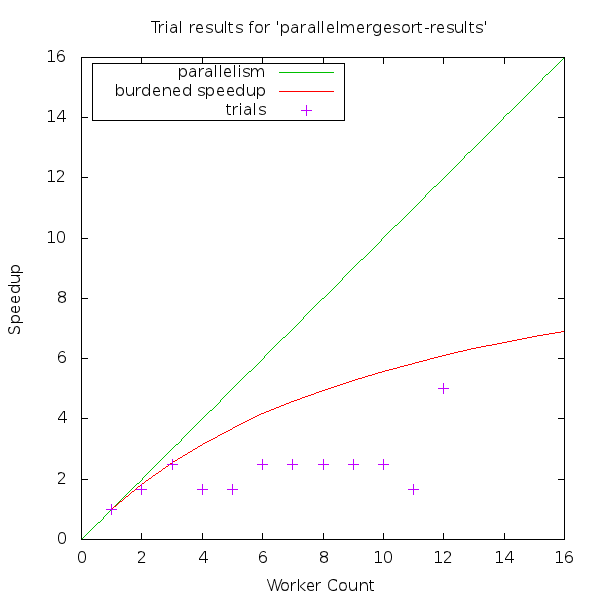

Reproduce this figure in gnuplot.
set terminal png size 600, 600
set output "parallelmergesort-results.png"
set datafile separator ","
set size square 1.0, 1.0
set title "Trial results for 'parallelmergesort-results'"
set xlabel "Worker Count" 
set ylabel "Speedup" 
set key left top box
set pointsize 1.8
plot [0:16] [0:16] x title "parallelism" lt 2, 19.366079 notitle lt 2, "parallelmergesort-results.csv" using 1:2 title "burdened speedup" with lines lt 1, "parallelmergesort-results.csv" using 1:4 with points pt 1 title "trials"
